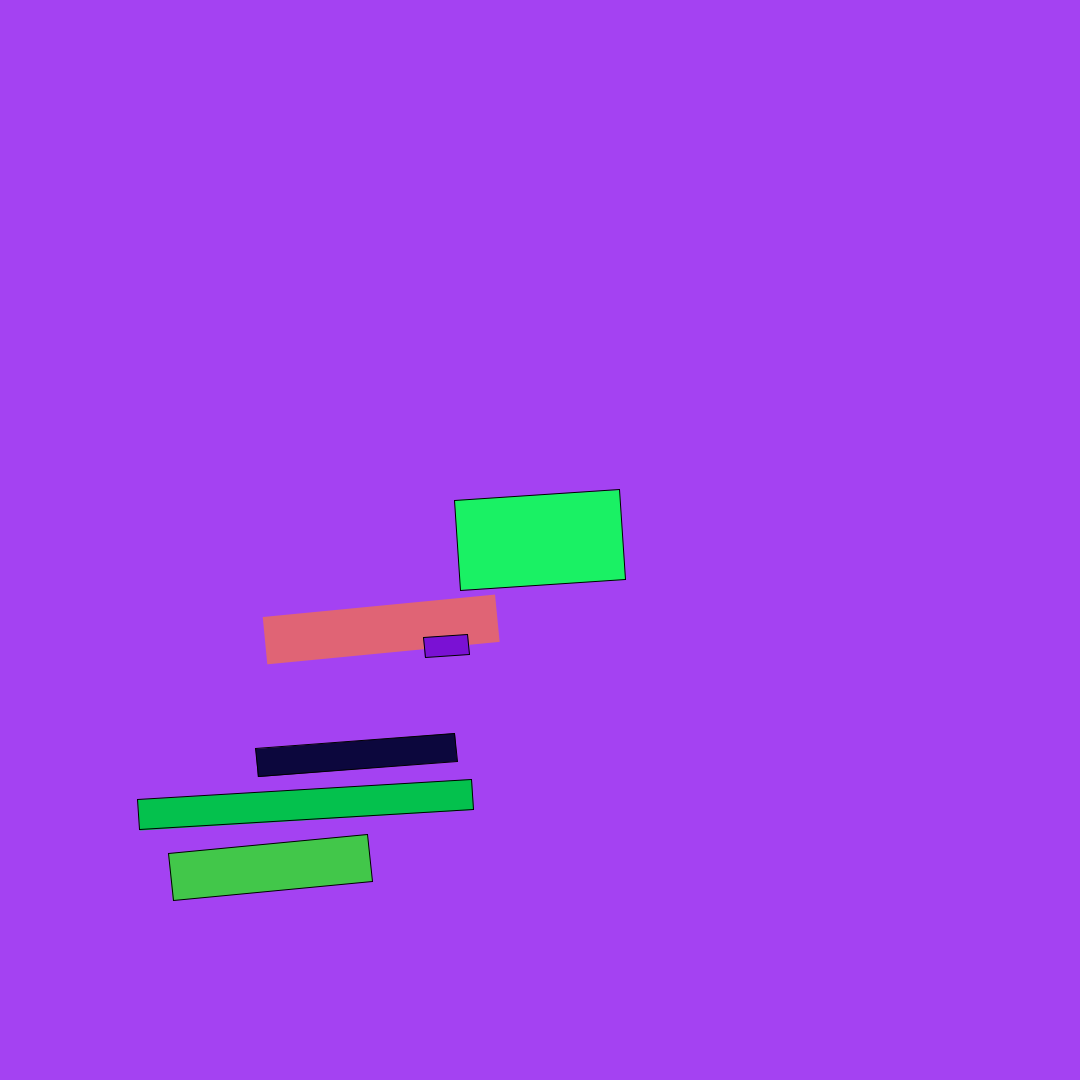
Frame 1 (no input)
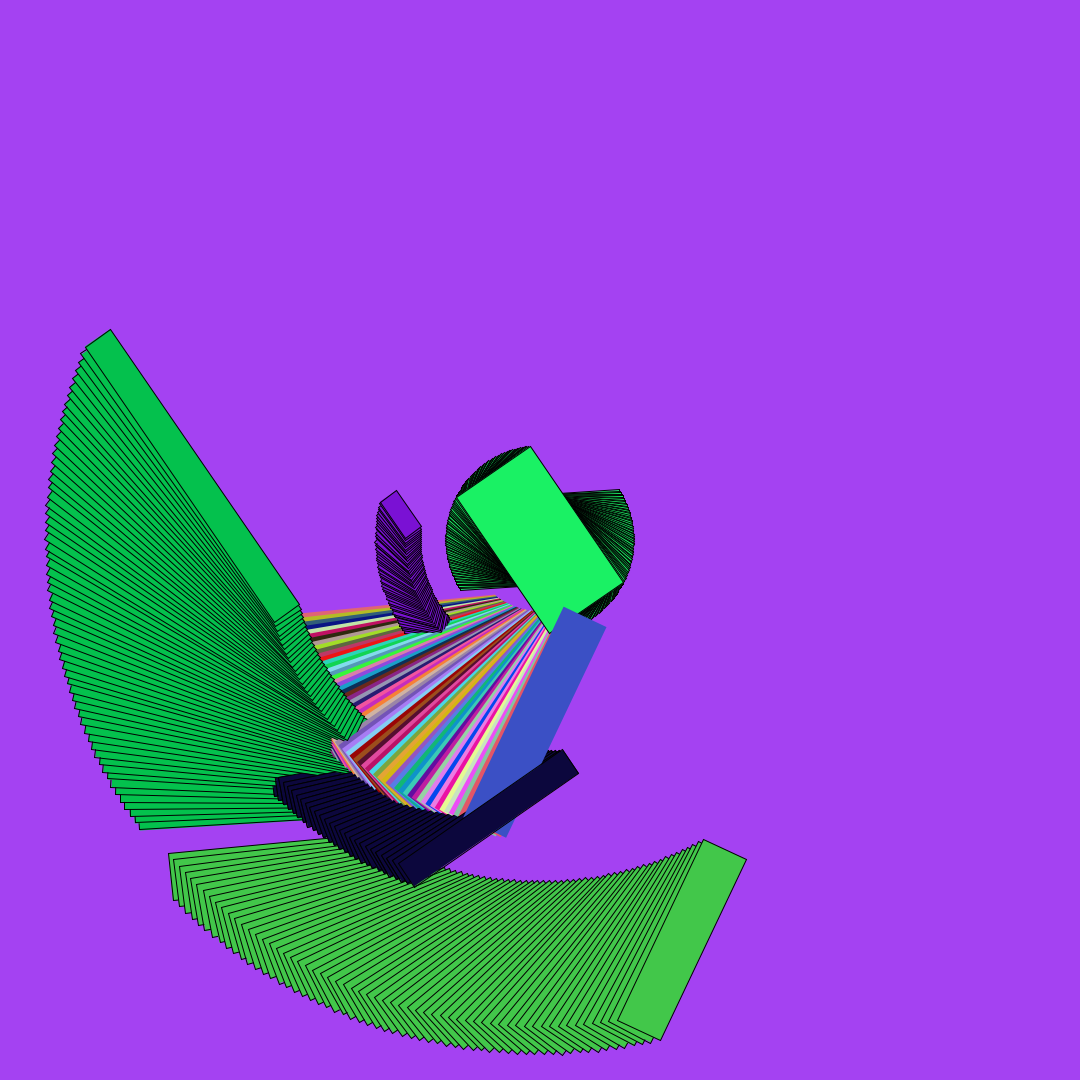
Frame 60 (the mouse pressed at the canvas centre just before this capture)
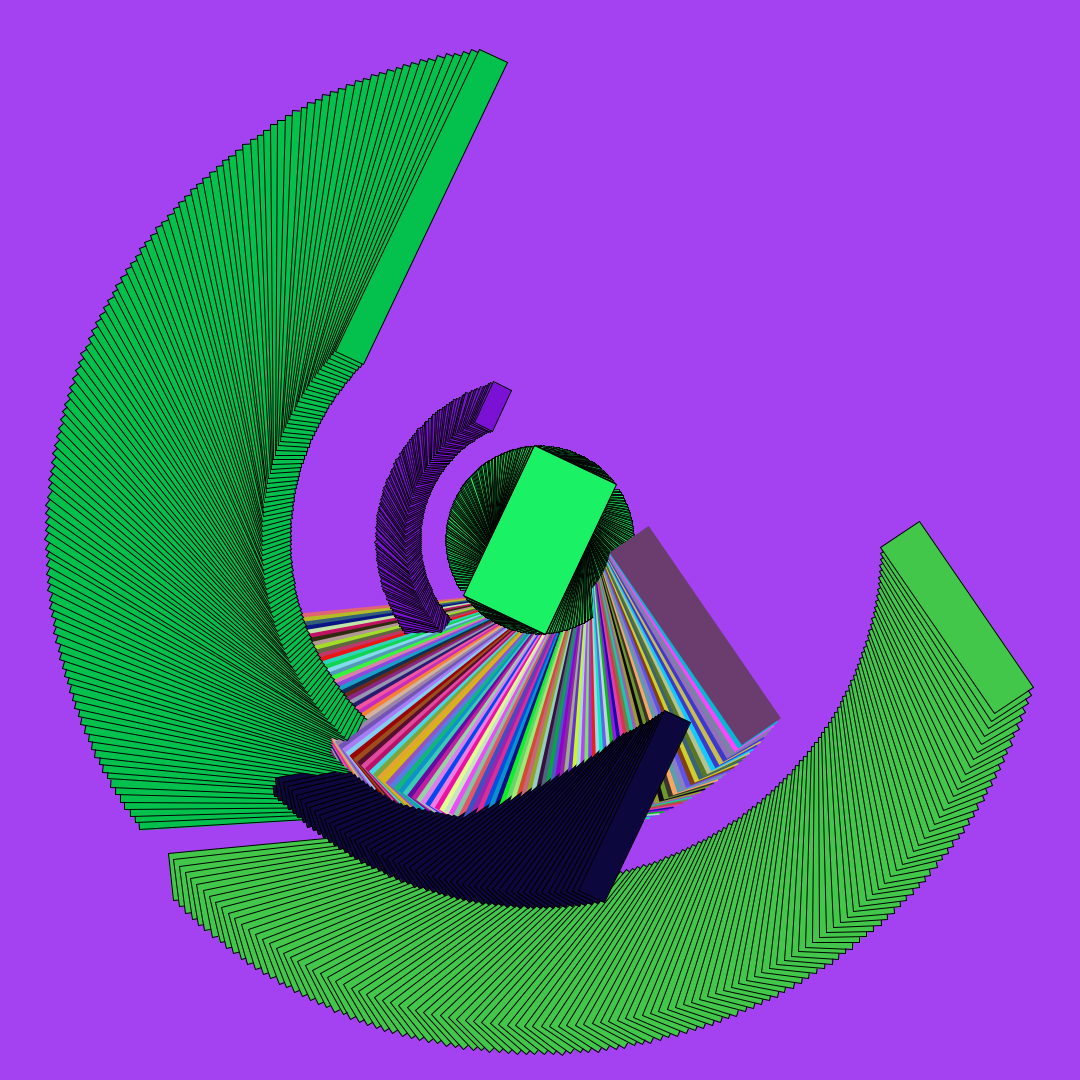
Frame 120 (the mouse held since frame 60 and released just before this capture)

The Processing sketch that drew these frames (run headless with seeded random() and noise(); from frame 60 on, the mouse is pressed at the canvas centre):

// Processing sketch: Cosmi_Chaos_Moire_Odyssey
// ── Cosmi_Chaos_Moire_Odyssey.pde
/*---------------------------------
 Name: Laia Ferran
 Date: Sept 2024
 Tittle: Cosmic Chaos: The Moiré Odyssey
 Description:
Being a graphic and motion designer, I enjoy working with basic geometries.
Therefore, my goal has been to work with geometries and make them change color
and scale randomly. Through the repetition and rotation of the geometries from
a central point, a unique shape with certain volumes is eventually formed, which
I find visually interesting. I’ve also kept the stroke, which creates a moiré effect
that I like, generating a new texture even though I'm only working with solid colors.
In my explorations as a motion designer, I like to use geometries and colors,
and I usually do this with After Effects. I have tried to translate it into Processing.
I love how it generates completely different shapes and colors every time I run
it—super cool.

  Links:
https://www.instagram.com/p/CZNLsQ7t2X1/
https://www.instagram.com/p/CYzGLgTvEho/
https://www.instagram.com/p/CXeJZVIKW8J/
 -----------------------------------*/

 

float angleOffset;
float rect1Width, rect1Height, rect2Width, rect2Height;
float rect3Width, rect3Height, rect4Width, rect4Height; 
float rect5Width, rect5Height, rect6Width, rect6Height; 

color rect1Color, rect2Color, rect3Color, rect4Color, rect5Color, rect6Color;

void setup() {
  size(1080, 1080);
  background(color(random(255), random(255), random(255)));
  
  
  angleOffset = random(TWO_PI);  
  rect1Width = random(30, 100);   
  rect1Height = random(10, 500); 
  rect2Width = random(20, rect1Width - 10); 
  rect2Height = random(30, 400); 
  rect3Width = random(5, 50);  
  rect3Height = random(40, 90);
  rect4Width = random(20, 60);   
  rect4Height = random(200, 100);  
  rect5Width = random(30, 80);   
  rect5Height = random(300, 400); 
  rect6Width = random(20, 80);  
  rect6Height = random(40, 300);

  // Inicializar los colores
  rect1Color = color(random(255), random(255), random(255)); 
  rect2Color = color(random(255), random(255), random(255));  
  rect3Color = color(random(255), random(255), random(255)); 
  rect4Color = color(random(255), random(255), random(255));  
  rect5Color = color(random(255), random(255), random(255));  
  rect6Color = color(random(255), random(255), random(255));  
}

void draw() {
  //stroke (color(random(255), random(255), random(255)));
  rectMode(CENTER);
  
  
  // 1r
  push();
  translate(width / 2, height / 2);
  rotate(radians(frameCount) + angleOffset); 
  fill(rect1Color); 
  rect(0,0, rect1Width, rect1Height); 
  pop();
  
  // 2n - colors
  push();
  rectMode(CORNER);
  translate(width / 2, height / 2);
  rotate(radians(-frameCount) + angleOffset); 
  noStroke();
  fill (color(random(255), random(255), random(255)));
  //fill(rect2Color); 
  rect(50,50, rect2Width, rect2Height); 
  pop();
  
  
  // 3r 
  push();
  translate(width / 2, height / 2);
  rotate(radians(frameCount) + angleOffset); 
  fill(rect3Color); 
  rect(100, 100, rect3Width, rect3Height); 
  pop();
  
  // 4t
  push();
  translate(width / 2, height / 2);
  rotate(radians(-frameCount/2) + angleOffset); 
  fill(rect4Color); 
  rect(200, 200, rect4Width, rect4Height); 
  pop();
  
  // 5e
  push();
  translate(width / 2, height / 2);
  rotate(radians(frameCount) + angleOffset); 
  fill(rect5Color);  
  rect(250, 250, rect5Width, rect5Height); 
  pop();
  
  
  // 6e
  push();
  //stroke (color(random(255), random(255), random(255)));  no m'agrada
  translate(width / 2, height / 2);
  rotate(radians(-frameCount) + angleOffset); 
  fill(rect6Color); 
  //fill (color(random(255), random(255), random(255)));  //no m'agrada
  rect(300,300, rect6Width, rect6Height); 
  pop();
}
